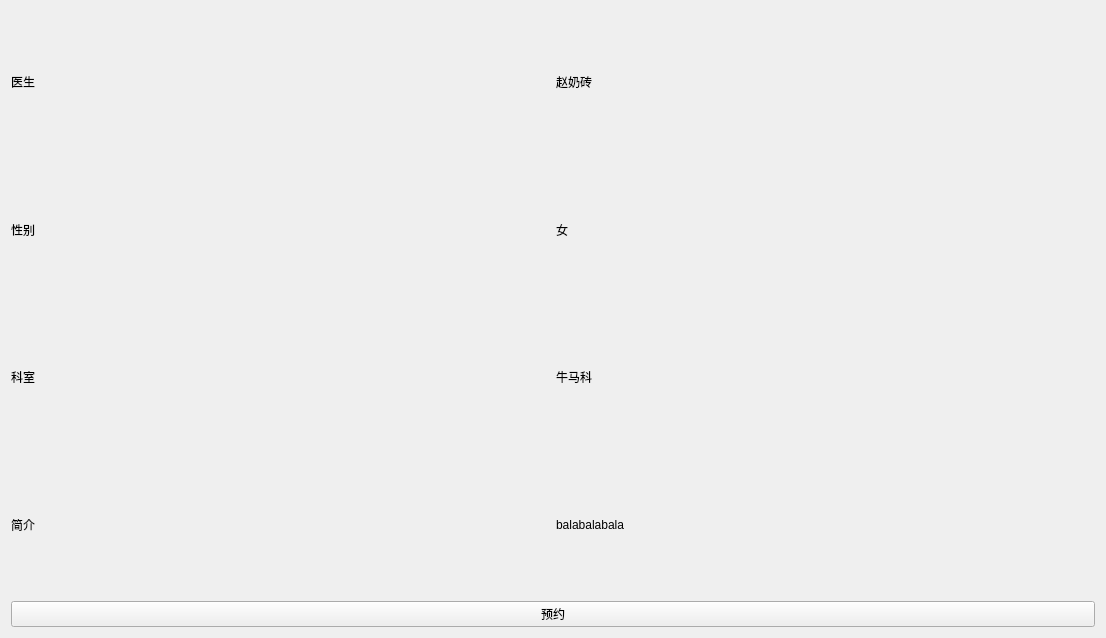
<?xml version="1.0" encoding="UTF-8"?>
<ui version="4.0">
 <class>little_appointment</class>
 <widget class="QWidget" name="little_appointment">
  <property name="geometry">
   <rect>
    <x>0</x>
    <y>0</y>
    <width>1106</width>
    <height>638</height>
   </rect>
  </property>
  <property name="windowTitle">
   <string>Form</string>
  </property>
  <layout class="QHBoxLayout" name="horizontalLayout">
   <item>
    <layout class="QGridLayout" name="gridLayout">
     <item row="1" column="0">
      <widget class="QLabel" name="label_gender_text">
       <property name="text">
        <string>性别</string>
       </property>
      </widget>
     </item>
     <item row="2" column="1">
      <widget class="QLabel" name="label_apartment">
       <property name="text">
        <string>牛马科</string>
       </property>
      </widget>
     </item>
     <item row="1" column="1">
      <widget class="QLabel" name="label_gender">
       <property name="text">
        <string>女</string>
       </property>
      </widget>
     </item>
     <item row="2" column="0">
      <widget class="QLabel" name="label_apartment_text">
       <property name="text">
        <string>科室</string>
       </property>
      </widget>
     </item>
     <item row="0" column="1">
      <widget class="QLabel" name="label_doc_name">
       <property name="text">
        <string>赵奶砖</string>
       </property>
      </widget>
     </item>
     <item row="0" column="0">
      <widget class="QLabel" name="label_doc_name_text">
       <property name="text">
        <string>医生</string>
       </property>
      </widget>
     </item>
     <item row="3" column="0">
      <widget class="QLabel" name="label_describe_text">
       <property name="text">
        <string>简介</string>
       </property>
      </widget>
     </item>
     <item row="3" column="1">
      <widget class="QLabel" name="label_describe">
       <property name="text">
        <string>balabalabala</string>
       </property>
      </widget>
     </item>
     <item row="4" column="0" colspan="2">
      <widget class="QPushButton" name="btn_yes">
       <property name="text">
        <string>预约</string>
       </property>
      </widget>
     </item>
    </layout>
   </item>
  </layout>
 </widget>
 <resources/>
 <connections/>
</ui>
